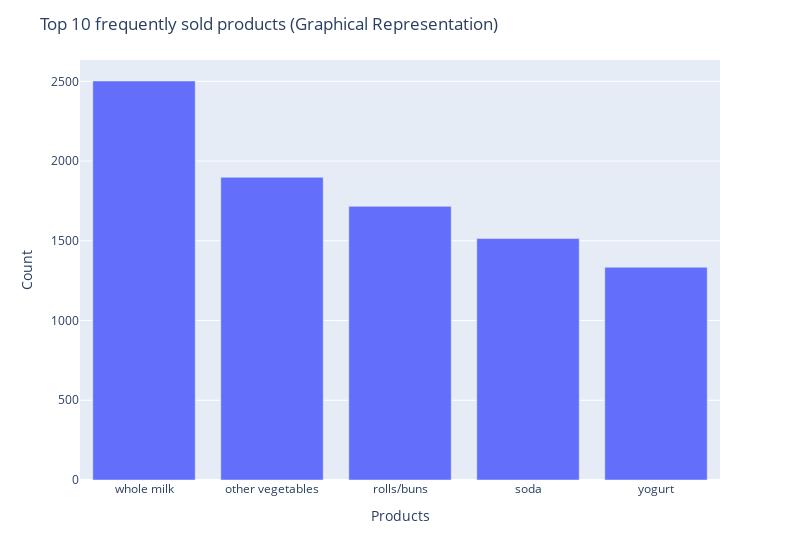

Source (notebook cell):
### Markdown cell above
### Top 10 most selling products:

### Code cell
five_top = data["itemDescription"].value_counts().sort_values(ascending=False)[:5]
fig = px.bar(x=five_top.index, y=five_top.values)
fig.update_layout(
    title_text="Top 10 frequently sold products (Graphical Representation)",
    xaxis_title="Products",
    yaxis_title="Count",
    width=800,
)
fig.show()

### Figure 1 — Plotly figure (JSON) as saved in the notebook; plotly's stock layout.template omitted (floating-point values rounded to 4 significant figures)
{"data": [{"alignmentgroup": "True", "hovertemplate": "x=%{x}<br>y=%{y}<extra></extra>", "legendgroup": "", "marker": {"color": "#636efa", "pattern": {"shape": ""}}, "name": "", "offsetgroup": "", "orientation": "v", "showlegend": false, "textposition": "auto", "type": "bar", "x": ["whole milk", "other vegetables", "rolls/buns", "soda", "yogurt"], "xaxis": "x", "y": [2502, 1898, 1716, 1514, 1334], "yaxis": "y"}], "layout": {"barmode": "relative", "legend": {"tracegroupgap": 0}, "margin": {"t": 60}, "title": {"text": "Top 10 frequently sold products (Graphical Representation)"}, "width": 800, "xaxis": {"anchor": "y", "domain": [0, 1], "title": {"text": "Products"}}, "yaxis": {"anchor": "x", "domain": [0, 1], "title": {"text": "Count"}}}}
